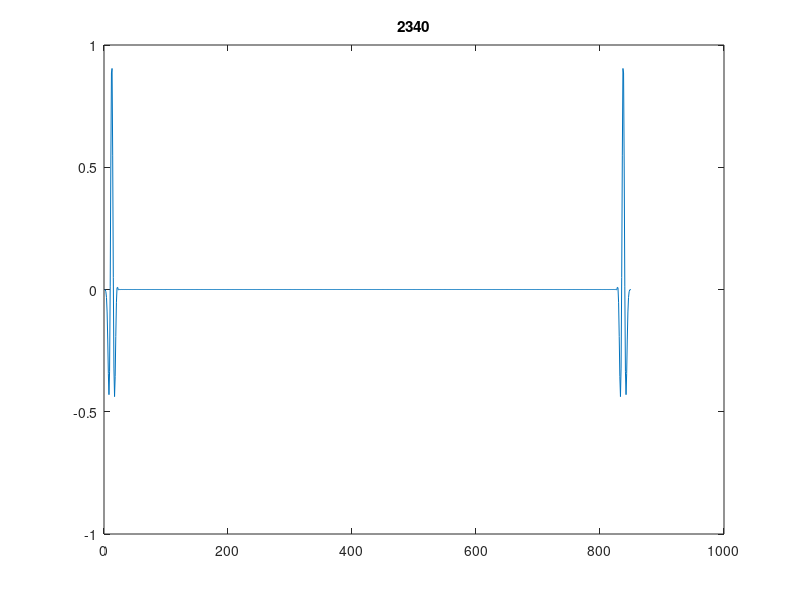
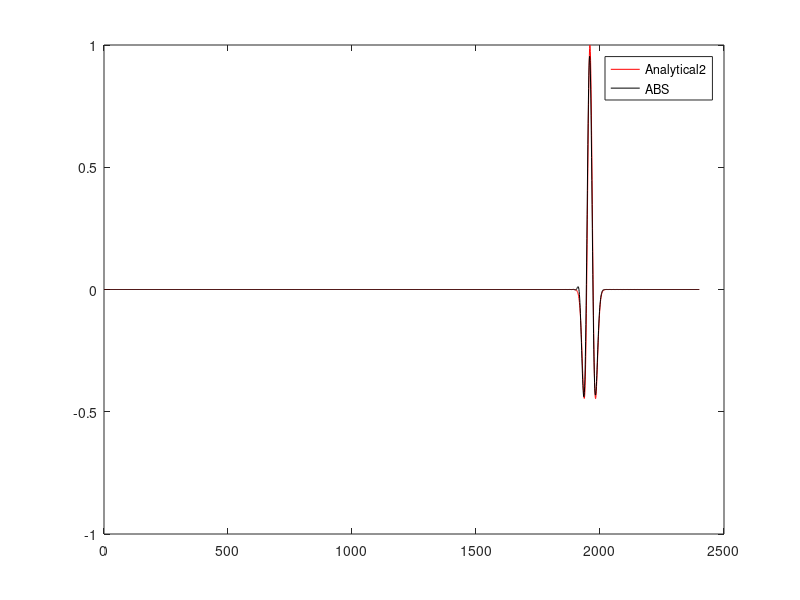

MATLAB code for these plots, in order:
% 历时 38.682071 秒。
% 历时 38.311698 秒。
% 历时 37.785946 秒。
% 历时 33.637174 秒。
clear
clc %%%%%%%
close all
% Elapsed time is 9.253353 seconds.
nt=2400;    % number of time steps
eps=.6;     % stability
isnap=60;    % snapshot sampling

nx=850;


v=2000;
c=v;
% v(1:nz/2,:)=2800;


p=zeros([1,nx]); pboundarynew=p;pdan=p;
dx=20;  %calculate space increment
h=dx;
x=(0:(nx-1))*dx;

dt=0.0019; % calculate time step from stability criterion
tau=dt;
r2=v.*v.*dt*dt/dx/dx;

f0 = 9;
t0 = 4/(2*pi*f0);       % 信号峰值时间 (s)
t = (0:nt-1)*dt;        % 时间轴 t ∈ [0, (nt-1)*dt]

src = (1 - 2*(pi*f0*(t - t0 )).^2) .* ...
    exp(-(pi*f0*(t - t0 )).^2);

src2=cumsum(src); 
seis_record=zeros(nt,1);
p=zeros([nx,1]); pnew=p; pold=p;
d2px=p;
d2pz=p;

% Source location
xs=nx/2;

h=dx;
r=v*dt/h;



d1pxz_2=p;
d1pxz_3=p;

d1px_2=p;
d1pz_2=p;

d1px_3=p;
d1pz_3=p;

coeff2=[25/24, -2/24, 1/24];



coeff=[ 1.24275, -0.113493, 0.0272555, -0.00731429, 0.00173544, -0.000303651, 0.0000284348];
% figure;
for loop=1:1
    tic

    p=zeros([nx,1]); Vx=p; Vz=p;

    for it=1:nt-2,

        d1px11=Vx-circshift(Vx,[1]);
        d1px12=(circshift(Vx,[-1])-circshift(Vx,[2]));
        d1px13=(circshift(Vx,[-2])-circshift(Vx,[3]));
        d1px14=(circshift(Vx,[-3])-circshift(Vx,[4]));
        d1px15=(circshift(Vx,[-4])-circshift(Vx,[5]));
        d1px16=(circshift(Vx,[-5])-circshift(Vx,[6]));
        d1px17=(circshift(Vx,[-6])-circshift(Vx,[7]));

        d1px=coeff(1)*d1px11+coeff(2)*d1px12+coeff(3)*d1px13+coeff(4)*d1px14+coeff(5)*d1px15+coeff(6)*d1px16...
            +coeff(7)*d1px17;


        d1pxz=d1px;
        p=p-dt*v.^2.*(coeff2(1)*d1pxz+coeff2(2)*d1pxz_2+coeff2(3)*d1pxz_3)/h;


        d1pxz_3=d1pxz_2;
        d1pxz_2=d1pxz;

        p(xs)= src(it);


        d1px1=(circshift(p,[-1])-circshift(p,[0]));
        d1px2=(circshift(p,[-2])-circshift(p,[1]));
        d1px3=(circshift(p,[-3])-circshift(p,[2]));
        d1px4=(circshift(p,[-4])-circshift(p,[3]));
        d1px5=(circshift(p,[-5])-circshift(p,[4]));
        d1px6=(circshift(p,[-6])-circshift(p,[5]));
        d1px7=(circshift(p,[-7])-circshift(p,[6]));


        d1px=coeff(1)*d1px1+coeff(2)*d1px2+coeff(3)*d1px3+coeff(4)*d1px4+coeff(5)*d1px5+coeff(6)*d1px6...
            +coeff(7)*d1px7;


        Vx=Vx-dt*(coeff2(1)*d1px+coeff2(2)*d1px_2+coeff2(3)*d1px_3)/h;


        d1px_3=d1px_2;
        d1px_2=d1px;

        if rem(it,isnap)== 0,
            plot(p)
            title(it)
            drawnow
        end

        seis_record(it)=p(60);


    end

end
toc




%% 参数定义
% f0 = 15;              % 主频 (Hz)
% c = 3000;               % 波速 (m/s)
x = 3650*2;               % 震源-接收器距离 (m)
% dt = 0.002;             % 时间采样间隔 (s)
% nt = 3000;              % 时间采样点数 (总时长 3 s)
% t0 = 4/(2*pi*f0);       % 峰值时间偏移 (s)
% 
% %% 时间轴
% t = (0:nt-1)*dt;        % 时间轴 t ∈ [0, (nt-1)*dt]
% 
% %% 生成Ricker子波（正确高斯脉冲）
% src_gauss = exp(-(pi*f0*(t - t0)).^2);          % 正确的高斯脉冲
% src_deriv = gradient(gradient(src_gauss, dt), dt); % 二次导数（Ricker子波）

%% 计算解析解
delta_t = x / c;        % 时间延迟
analytical = (1 - 2*(pi*f0*(t - t0 - delta_t)).^2) .* ...
             exp(-(pi*f0*(t - t0 - delta_t)).^2);


src = (1 - 2*(pi*f0*(t - t0 )).^2) .* ...
    exp(-(pi*f0*(t - t0 )).^2);
%% 归一化（匹配数值导数振幅）
% analytical2 = analytical / max(abs(analytical)) 
analytical2 = analytical / max(abs(analytical)) * max(abs(src));
figure;plot(analytical,'r')
hold on;plot(seis_record,'k')
legend('Analytical2','ABS')

save('figure2_ABS_Balanced_1D_r19.mat')